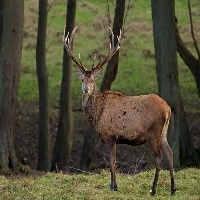
#> input picture dearImage.jpg, 200 x 200 px
$ python imageRotation.py
#> lines starting #> are read from the running program, lines starting #| are printed output that depends on the picture
import cv2
image = cv2.imread("dearImage.jpg")
#> image is the input picture: shape (200, 200, 3); mean B, G, R 54.7, 79, 82.1
h,w,c = image.shape
#> h = 200; w = 200; c = 3
# [7 lines of commented-out code are left out]

M = cv2.getRotationMatrix2D((w//2,h//2),45,1.0)
rotatedImage = cv2.warpAffine(image,M,(w,h))
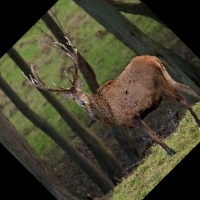
#> rotatedImage: shape (200, 200, 3); mean B, G, R 44.8, 64, 67
cv2.imshow("helllo",rotatedImage)

cv2.waitKey(0)
#> (the run stopped early here; a loop or call above may not have finished)
